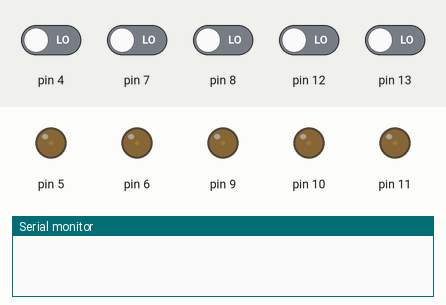
Simulated run of this sketch. Board: Arduino Uno, built with avr-gcc and run on an emulated ATmega328P. Shown: output pins drawn as LEDs (lit = HIGH), the last lines printed to the serial monitor. The inputs (shaded band) are chosen by the test bench; at power-on: pin 4, pin 7, pin 8, pin 12, pin 13 LOW. Random numbers use the default seed unless the sketch sets one.

Above: at 1.2 s.
1.3 s: pin 4 driven HIGH
At 2.05 s:
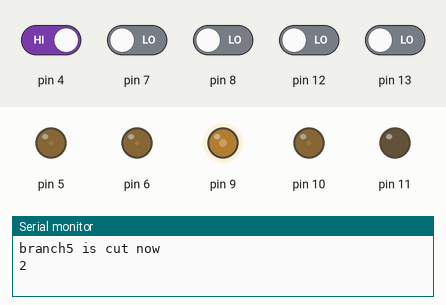
At 3.25 s:
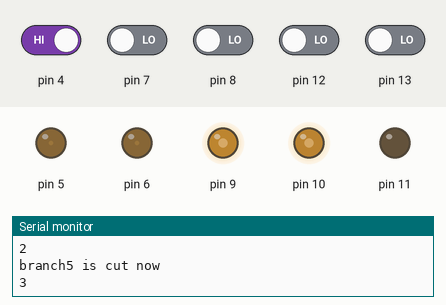
4.3 s: pin 7 driven HIGH
7.3 s: pin 7 driven LOW
10.3 s: pin 4 driven LOW and pin 7 driven HIGH
13.3 s: pin 7 driven LOW and pin 8 driven HIGH
At 19.8 s:
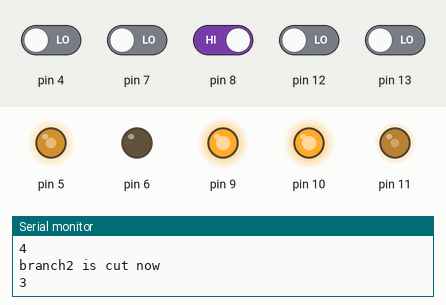
Timing chart, 0 to 29.9 s (numbered marks = the images above; inputs shaded):
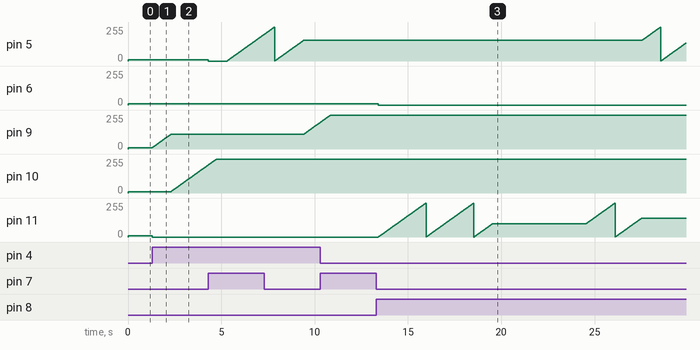

The sketch:

final_code.ino
```cpp
int initialBrightness = 10;
int howManyBranches = 5;
int howManyCut = 0;
int shareBrightness;

class Branch{
  private:
    int ledPin;
    int buttonPin;
    int currentBrightness; //the brightness of this branch now

  public:
    Branch(int pin, int button){ //initialize the branch
    ledPin = pin;
    buttonPin = button;
    currentBrightness = initialBrightness;

    pinMode(buttonPin,INPUT);
    pinMode(ledPin,OUTPUT);
    analogWrite(ledPin, initialBrightness);

    }

    int getButton(){
      return buttonPin;
    }

    void cut(){
      digitalWrite(ledPin,LOW); //turn off the cut branch
      currentBrightness = 0;
      howManyCut += 1;
      shareBrightness = howManyCut * initialBrightness*10;
    }

    void recover(){
      Serial.println("recover");
      while (currentBrightness < initialBrightness) {
        currentBrightness++;
        analogWrite(ledPin, currentBrightness);
        delay(10);
      }

      howManyCut -= 1;
    }

    void receive_Energy(){
      while (currentBrightness < initialBrightness + shareBrightness) {
        currentBrightness++;
        analogWrite(ledPin, currentBrightness);
        delay(10);
      }
    }

    void release_Energy(){
      Serial.println("release");
      while (currentBrightness > initialBrightness) {
        currentBrightness--;
        analogWrite(ledPin, currentBrightness);
        delay(10);
      }
    }

};

Branch branch[] = {
  Branch(5, 7),
  Branch(6, 8),
  Branch(9, 13),
  Branch(10, 12),
  Branch(11, 4)
};

int button1 = branch[0].getButton();
int button2 = branch[1].getButton();
int button3 = branch[2].getButton();
int button4 = branch[3].getButton();
int button5 = branch[4].getButton();

int j1 = 0;
int j2 = 0;
int j3 = 0;
int j4 = 0;
int j5 = 0;

int isCut1 = false;
int isCut2 = false;
int isCut3 = false;
int isCut4 = false;
int isCut5 = false;

unsigned long lastCutTime1 = 0;
unsigned long lastCutTime2 = 0;
unsigned long lastCutTime3 = 0;
unsigned long lastCutTime4 = 0;
unsigned long lastCutTime5 = 0;

int recoverInterval = 7000;

void setup() {
  Serial.begin(9600);
}

void loop() {
 //branch1
  if(digitalRead(button1) == HIGH){
    branch[0].cut();
    isCut1 = true;
    lastCutTime1 = millis();
    Serial.println("branch1 is cut now");

    j1=random(5);
    while(j1 == 0){
      j1=random(5);
    }
    Serial.println(j1);
    branch[j1].receive_Energy();
  }

  if(isCut1){
    if(millis() - lastCutTime1 == recoverInterval){
      branch[j1].release_Energy();
      branch[0].recover();
      isCut1 = false;
      Serial.println("finish");
    }
  }


  //branch2
  if(digitalRead(button2) == HIGH){
    branch[1].cut();
    isCut2 = true;
    lastCutTime2 = millis();
    Serial.println("branch2 is cut now");

    j2=random(5);
    while(j2 == 1){
      j2=random(5);
    }
    Serial.println(j2);
    branch[j2].receive_Energy();
  }

  if(isCut2){
    if(millis() - lastCutTime2 == recoverInterval){
      branch[j2].release_Energy();
      branch[1].recover();
      isCut2 = false;
      Serial.println("finish");
    }
  }


  //branch3
  if(digitalRead(button3) == HIGH){
    branch[2].cut();
    isCut3 = true;
    lastCutTime3 = millis();
    Serial.println("branch3 is cut now");

    j3=random(5);
    while(j3 == 2){
      j3=random(5);
    }
    Serial.println(j3);
    branch[j3].receive_Energy();
  }

  if(isCut3){
    if(millis() - lastCutTime3 == recoverInterval){
      branch[j3].release_Energy();
      branch[2].recover();
      isCut3 = false;
      Serial.println("finish");
    }
  }


  //branch4
  if(digitalRead(button4) == HIGH){
    branch[3].cut();
    isCut4 = true;
    lastCutTime4 = millis();
    Serial.println("branch4 is cut now");

    j4=random(5);
    while(j4 == 3){
      j4=random(5);
    }
    Serial.println(j4);
    branch[j4].receive_Energy();
  }

  if(isCut4){
    if(millis() - lastCutTime4 == recoverInterval){
      branch[j4].release_Energy();
      branch[3].recover();
      isCut4 = false;
      Serial.println("finish");
    }
  }


  //branch5
  if(digitalRead(button5) == HIGH){
    branch[4].cut();
    isCut5 = true;
    lastCutTime5 = millis();
    Serial.println("branch5 is cut now");

    j5=random(5);
    while(j5 == 4){
      j5=random(5);
    }
    Serial.println(j5);
    branch[j5].receive_Energy();
  }

  if(isCut5){
    if(millis() - lastCutTime5 == recoverInterval){
      branch[j5].release_Energy();
      branch[4].recover();
      isCut5 = false;
      Serial.println("finish");
    }
  }

}
```

Measured:
- after the input at 1.3 s, pin 9: moves from 10/255 to 110/255 over 0.99 s, starting at once; pin 10: moves from 10/255 to 210/255 over 2.0 s, starting after 1.0 s; pin 11: 10/255 → 0/255 at once
- after the input at 13.3 s, pin 6: 10/255 → 0/255 after 0.12 s
